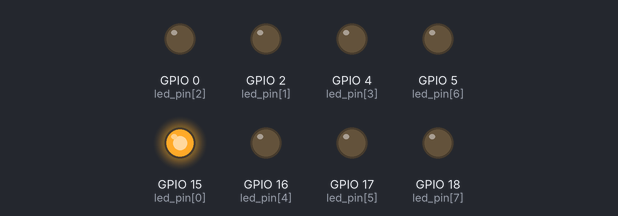
Bench run of a sketch on a simulated ESP32. Shown: output pins drawn as LEDs (lit = HIGH).

Above: at 0.05 s.
At 0.45 s:
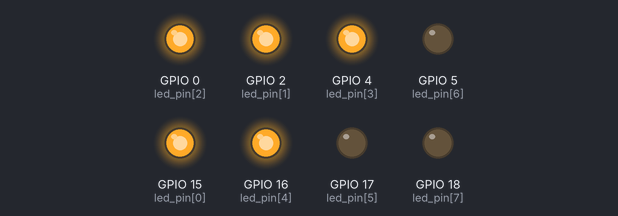
At 0.85 s:
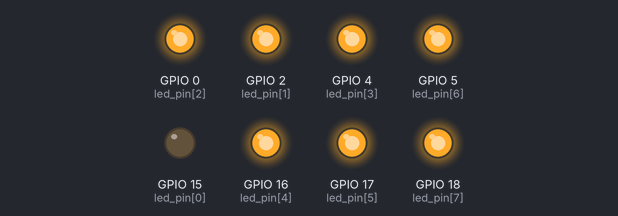
At 1.75 s:
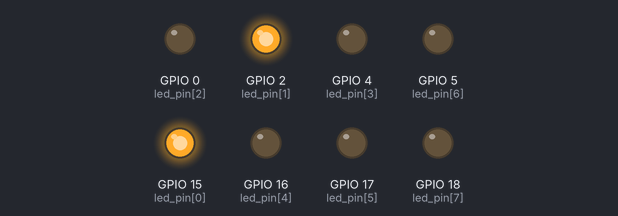
At 2.65 s:
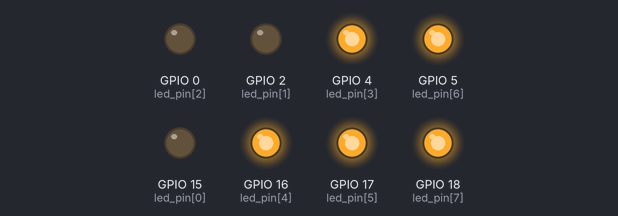
At 3.55 s:
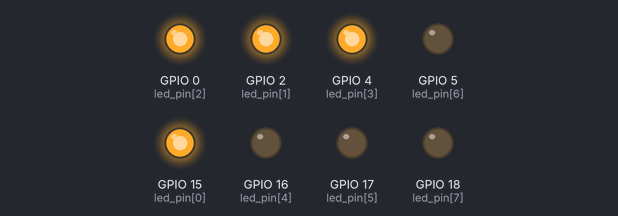
Timing chart, 0 to 3.9 s (numbered marks = the images above):
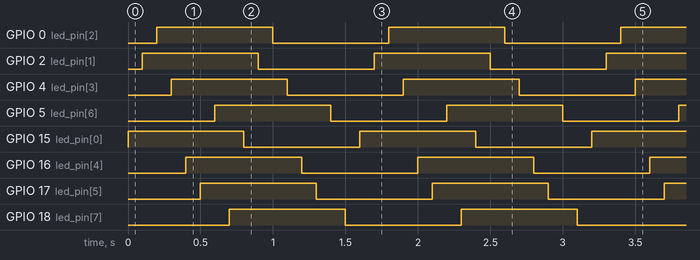

Measured:
- by itself, GPIO 0 (led_pin[2]), GPIO 2 (led_pin[1]), GPIO 4 (led_pin[3]), GPIO 5 (led_pin[6]), GPIO 15 (led_pin[0]), GPIO 16 (led_pin[4]), GPIO 17 (led_pin[5]), GPIO 18 (led_pin[7]): alternates HIGH for 0.80 s and LOW for 0.80 s
- by itself, everything shown: repeats every 1.6 s, in 8 steps

The sketch:

main.ino
```cpp
/* 深圳市普中科技有限公司（PRECHIN 普中）
   技术支持：www.prechin.net
 *
 * 实验名称：LED流水灯实验
 *
 * 接线说明：LED模块-->ESP32 IO
 *         (D1-D8)-->(15,2,0,4,16,17,5,18)
 *
 * 实验现象：程序下载成功后，LED模块D1-D8指示灯依次点亮后依次熄灭
 *
 * 注意事项：
 *
 */

//定义LED管脚
const char led_pin[8]={15,2,0,4,16,17,5,18};
char g_i=0;

void setup() {
  char i=0;

  for(i=0;i<8;i++)
  {
      pinMode(led_pin[i], OUTPUT);//设置LED引脚为输出模式
      digitalWrite(led_pin[i], LOW);//LED1引脚输出低电平，熄灭
  }
}

void loop() {
  for(g_i=0;g_i<8;g_i++)
  {
      digitalWrite(led_pin[g_i], HIGH);//LED引脚输出高电平，点亮
      delay(100);//延时100ms
  }
  for(g_i=0;g_i<8;g_i++)
  {
      digitalWrite(led_pin[g_i], LOW);//LED引脚输出低电平，熄灭
      delay(100);//延时100ms
  }

}
```
